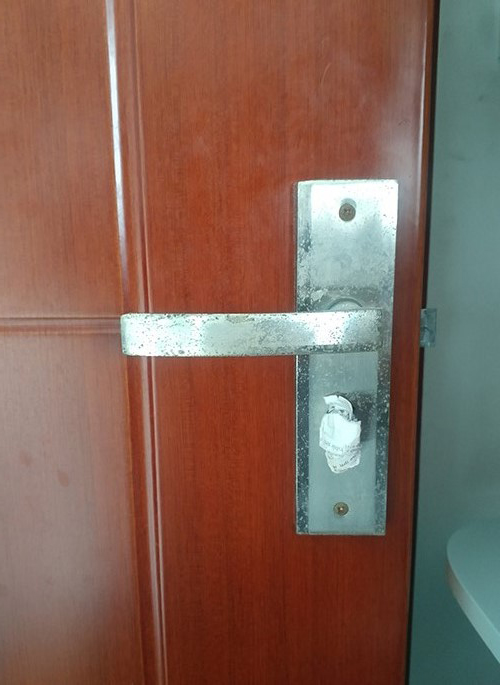
#> input picture images/t1.jpg, 500 x 685 px; its folder holds 4 pictures in this run
$ python test.py
#> lines starting #> are read from the running program, lines starting #| are printed output that depends on the picture; after the words box and inside, x2 and y2 are one past the last pixel; in counts of white or black regions, pixels touching at a corner belong together
import numpy as np
import cv2
cascade = cv2.CascadeClassifier('./classifier/cascade.xml')

for i in range(1,10):
    name = './images/t'+str(i)+'.jpg'
    img = cv2.imread(name)
#> img is the input picture: shape (685, 500, 3); mean B, G, R 85.2, 98.4, 129.7
    img = cv2.resize(img, (550, 800))
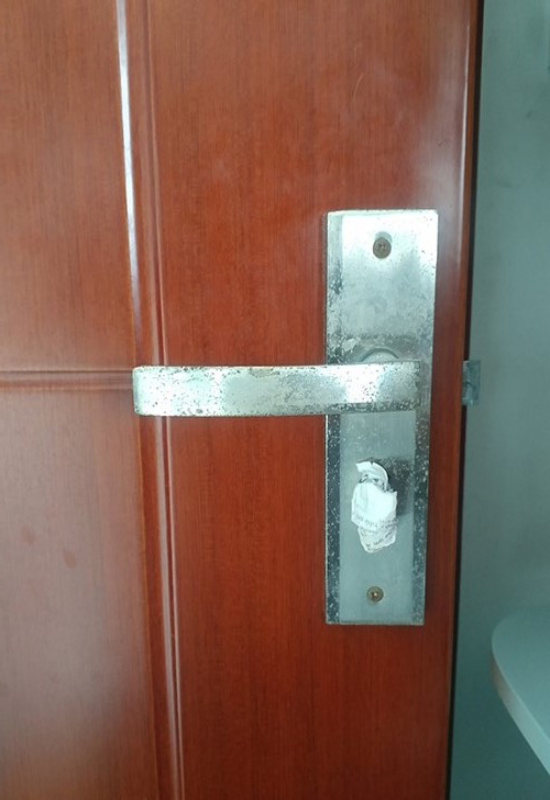
#> img: shape (800, 550, 3); mean B, G, R 85.1, 98.3, 129.6
    gray = cv2.cvtColor(img, cv2.COLOR_BGR2GRAY)
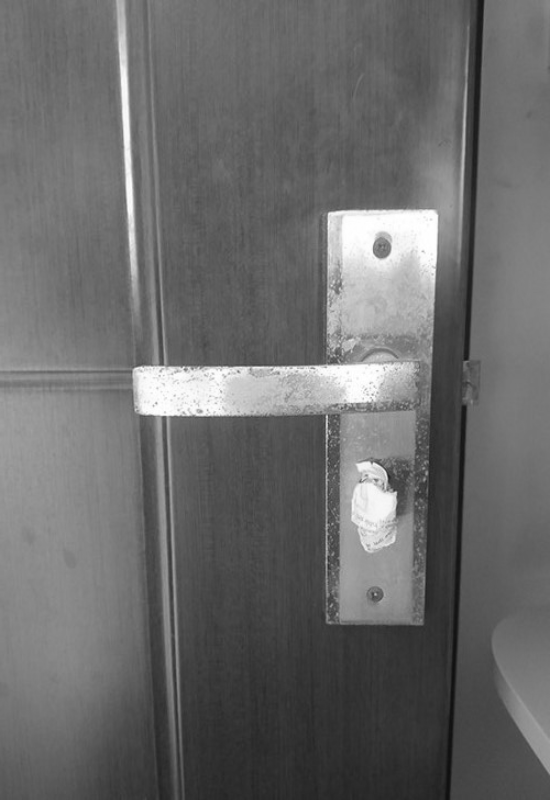
#> gray: shape (800, 550); min 15, max 255, mean 106.2
    doors = cascade.detectMultiScale(gray, 1.1, 7, cv2.CASCADE_SCALE_IMAGE, (100,100), (800,800))
#> doors = [[250, 196, 123, 123], [150, 353, 138, 138], [33, 283, 269, 269]]
    maxx = 0
    maxy = 0
    ww = 0
    hh = 0
    for (x, y, w, h) in doors:
        if x > maxx:
            maxx = x
            ww = w
        if y > maxy:
            maxy = y
            hh =h
#> this loop made 3 passes
#> (x, y, w, h, maxx, ww, maxy, hh) on pass 1: (250, 196, 123, 123, 250, 123, 196, 123)
#> (x, y, w, h, maxy, hh) on pass 2: (150, 353, 138, 138, 353, 138)
#> after the loop, hh = 138; maxx = 250; maxy = 353; ww = 123
    ansx = max(maxx+ww,400)
#> ansx = 400
    ansy = max(maxy+hh,500)
#> ansy = 500
    print(str(ansx)+' '+str(ansy))
#| 400 500
    if maxx != 0 and maxy != 0:
        cv2.rectangle(img, (maxx, maxy), (ansx, ansy), (255, 0, 0), 2)
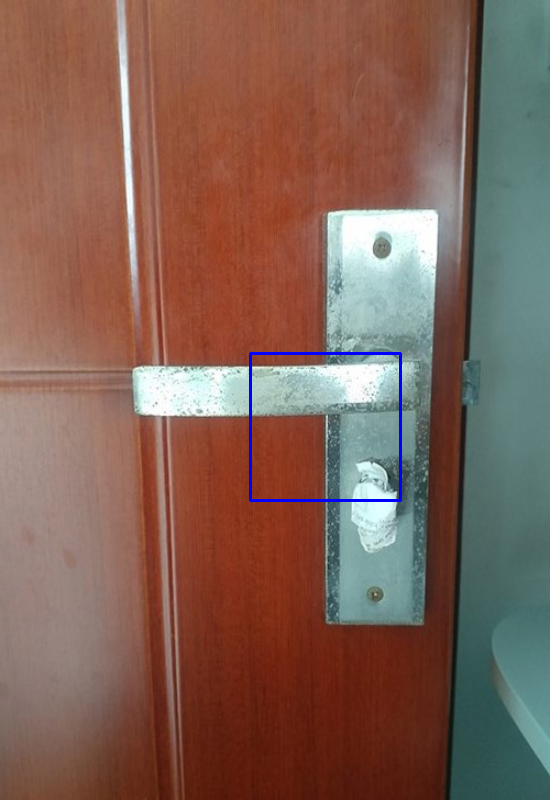
#> img: shape (800, 550, 3); 0.4% of pixels changed, all inside (x1, y1, x2, y2) = (249, 352, 402, 502)

    cv2.imshow('img', img)
    cv2.waitKey(0)
    cv2.destroyAllWindows()
#> pass 2 of the loop `for i in range(1,10):`:
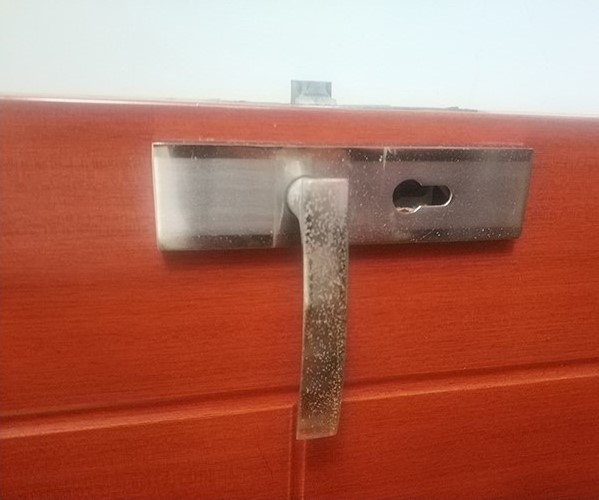
#> input picture images/t2.jpg, 599 x 500 px
#> img is the input picture: shape (500, 599, 3); mean B, G, R 90.6, 107.8, 175.5
#> `gray = cv2.cvtColor(img, cv2.COLOR_BGR2GRAY)`:
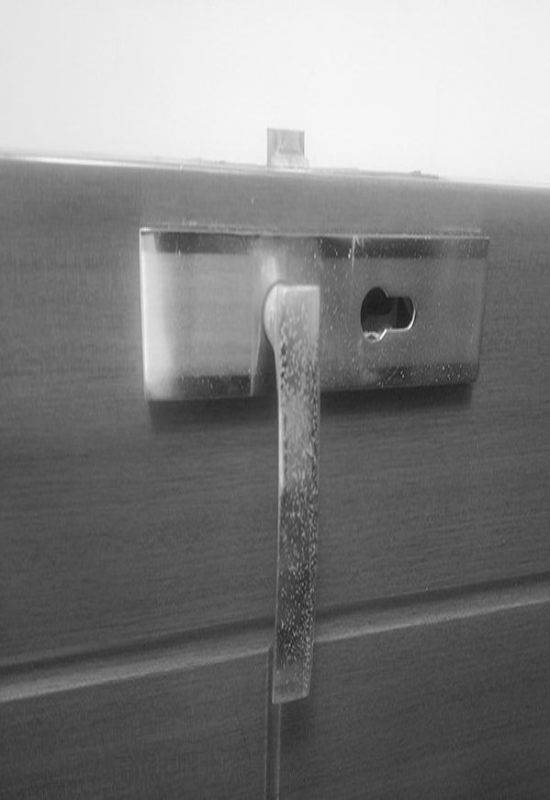
#> gray: shape (800, 550); min 26, max 248, mean 126
#> doors = [[224, 644, 113, 113], [298, 298, 149, 149], [108, 381, 304, 304]]
#> the loop `for (x, y, w, h) in doors:` made 3 passes
#> (x, y, w, h, maxx, ww, maxy, hh) on pass 1: (224, 644, 113, 113, 224, 113, 644, 113)
#> after the loop `for (x, y, w, h) in doors:`: hh = 113; maxx = 298; maxy = 644; ww = 149
#> ansx = 447
#> ansy = 757
#| 447 757
#> `cv2.rectangle(img, (maxx, maxy), (ansx, ansy), (255, 0, 0), 2)`:
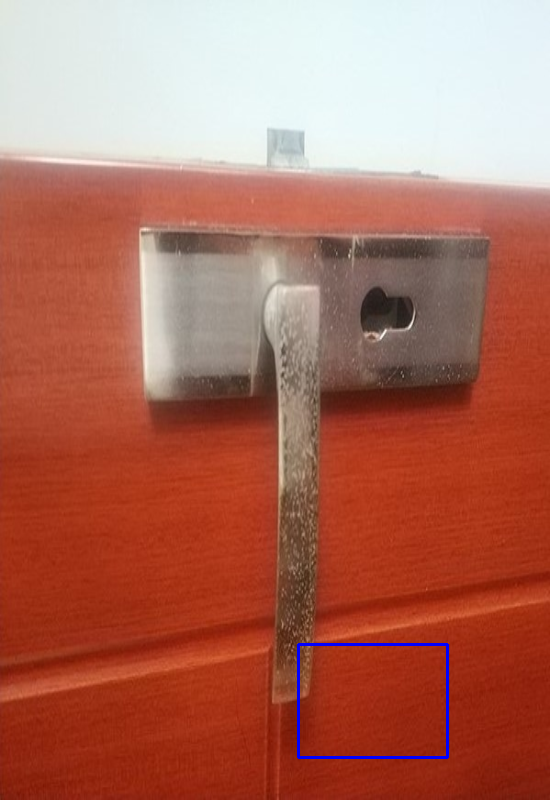
#> img: shape (800, 550, 3); mean B, G, R 91.3, 107.6, 174.9
#> pass 3 of the loop `for i in range(1,10):`:
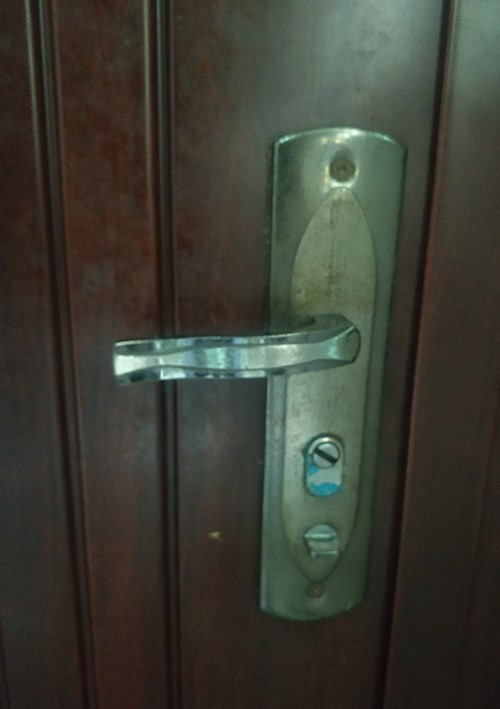
#> input picture images/t3.jpg, 500 x 709 px
#> img is the input picture: shape (709, 500, 3); mean B, G, R 51.8, 61.4, 60.2
#> `gray = cv2.cvtColor(img, cv2.COLOR_BGR2GRAY)`:
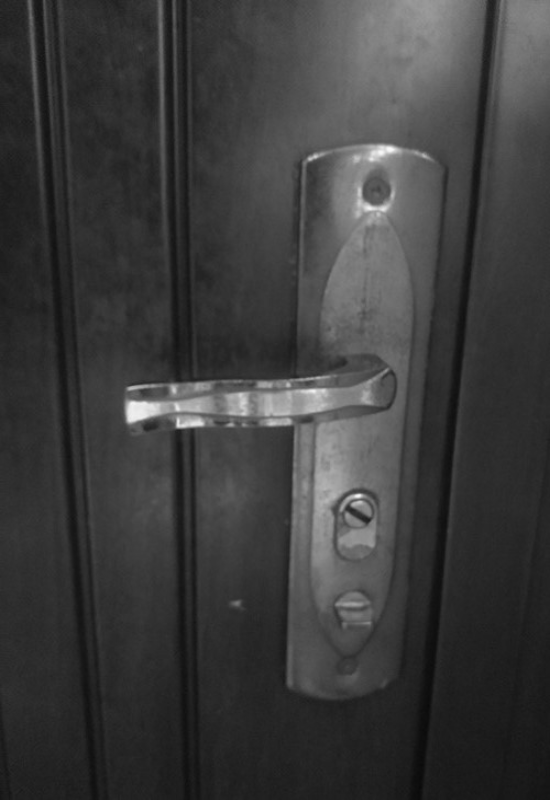
#> gray: shape (800, 550); min 9, max 249, mean 59.8
#> doors = [[255, 108, 113, 113]]
#> the loop `for (x, y, w, h) in doors:` made 1 pass
#> (x, y, w, h, maxx, ww, maxy, hh) on pass 1: (255, 108, 113, 113, 255, 113, 108, 113)
#> after the loop `for (x, y, w, h) in doors:`: hh = 113; maxx = 255; maxy = 108; ww = 113
#> ansx = 400
#> ansy = 500
#| 400 500
#> `cv2.rectangle(img, (maxx, maxy), (ansx, ansy), (255, 0, 0), 2)`:
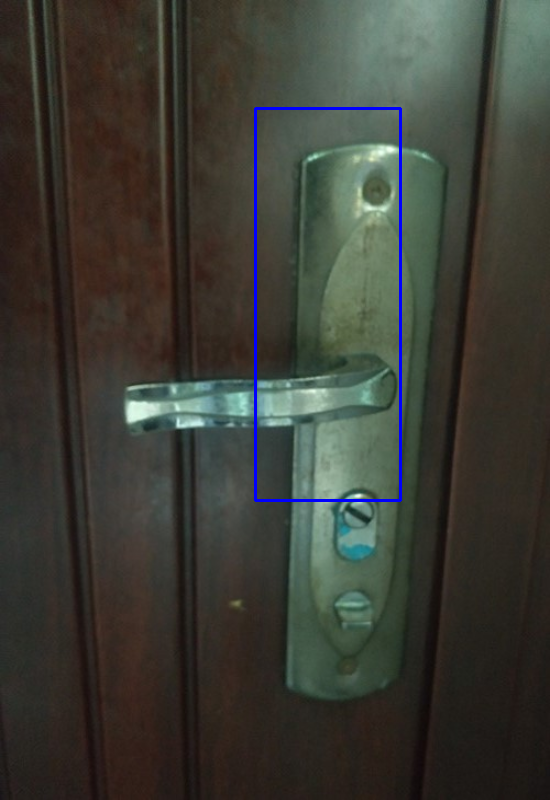
#> img: shape (800, 550, 3); mean B, G, R 53, 60.6, 59.5
#> (the run stopped early here; a loop or call above may not have finished)
